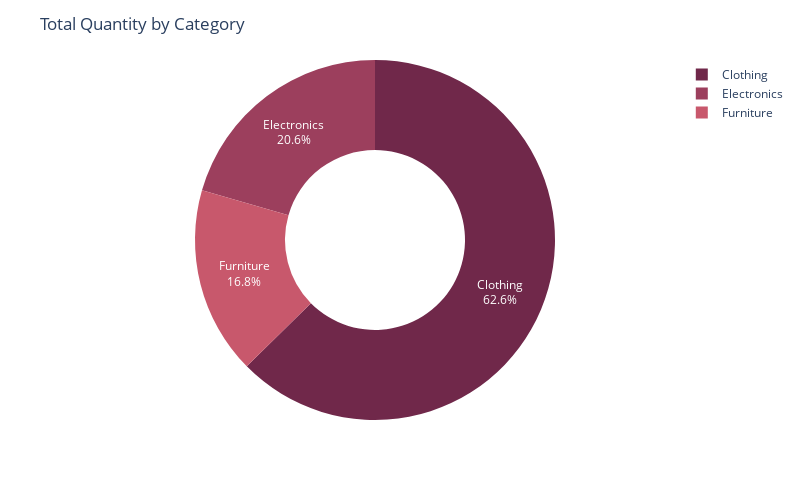

The notebook cell this image was saved under:
### Code cell
fig = px.pie(data_frame=quantity_by_category, names='Category', labels='Category', values='Quantity', hole=0.5, color_discrete_sequence=px.colors.sequential.Burgyl_r)
fig.update_layout(title='Total Quantity by Category', autosize=False, height=500, width=800)
fig.update_traces(textinfo='percent+label', hoverinfo='label+value')
fig.show()

### Figure 1 — Plotly figure (JSON) as saved in the notebook; plotly's stock layout.template omitted (floating-point values rounded to 4 significant figures)
{"data": [{"domain": {"x": [0, 1], "y": [0, 1]}, "hole": 0.5, "hoverinfo": "label+value", "hovertemplate": "Category=%{label}<br>Quantity=%{value}<extra></extra>", "labels": ["Clothing", "Electronics", "Furniture"], "legendgroup": "", "name": "", "showlegend": true, "textinfo": "percent+label", "type": "pie", "values": [3516, 1154, 945]}], "layout": {"autosize": false, "height": 500, "legend": {"tracegroupgap": 0}, "margin": {"t": 60}, "piecolorway": ["rgb(112, 40, 74)", "rgb(156, 63, 93)", "rgb(200, 88, 108)", "rgb(220, 113, 118)", "rgb(238, 138, 130)", "rgb(245, 186, 152)", "rgb(251, 230, 197)"], "title": {"text": "Total Quantity by Category"}, "width": 800}}
